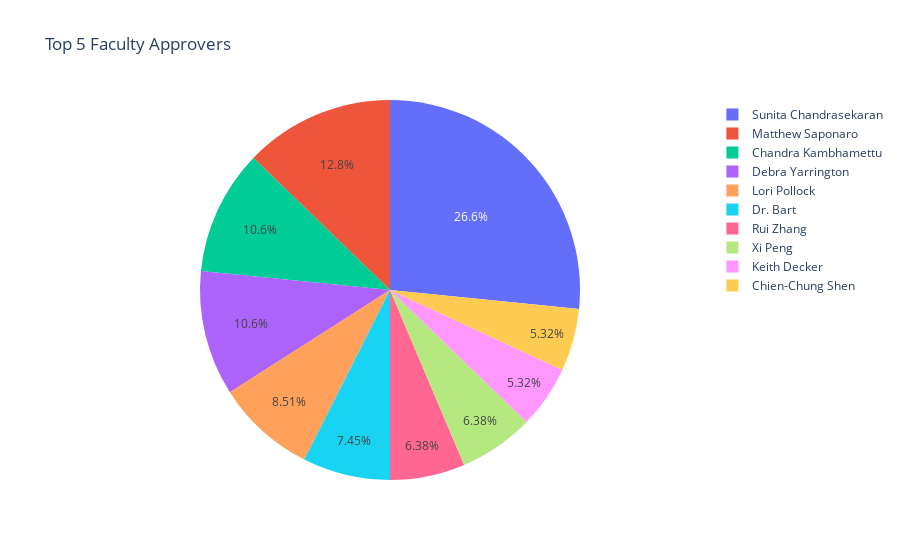

Source (notebook cell):
### Code cell
q4 = q3.copy()

approving_faculty_count = {}
all_faculty = list(filter(lambda x: len(x) > 0, [x.strip() if type(x) is str else '' for x in q4['Approving_Faculty'].tolist()]))
all_faculty_set = set(all_faculty)

for each_faculty_id in all_faculty:
    if each_faculty_id in all_faculty_set:
        if each_faculty_id in approving_faculty_count:
            approving_faculty_count[each_faculty_id] += 1
        else:
            approving_faculty_count[each_faculty_id] = 1


sorted_faculty = sorted(approving_faculty_count.items(), key=lambda x: x[1], reverse=True)

top_10 = sorted_faculty[:10]
top_10_names = [x[0] for x in top_10]
top_10_values = [x[1] for x in top_10]

px.pie(values=top_10_values, names=top_10_names, title="Top 5 Faculty Approvers")

### Figure 1 — Plotly figure (JSON) as saved in the notebook; plotly's stock layout.template omitted (floating-point values rounded to 4 significant figures)
{"data": [{"domain": {"x": [0, 1], "y": [0, 1]}, "hovertemplate": "label=%{label}<br>value=%{value}<extra></extra>", "labels": ["Sunita Chandrasekaran", "Matthew Saponaro", "Chandra Kambhamettu", "Debra Yarrington", "Lori Pollock", "Dr. Bart", "Rui Zhang", "Xi Peng", "Keith Decker", "Chien-Chung Shen"], "legendgroup": "", "name": "", "showlegend": true, "type": "pie", "values": [25, 12, 10, 10, 8, 7, 6, 6, 5, 5]}], "layout": {"legend": {"tracegroupgap": 0}, "title": {"text": "Top 5 Faculty Approvers"}}}
